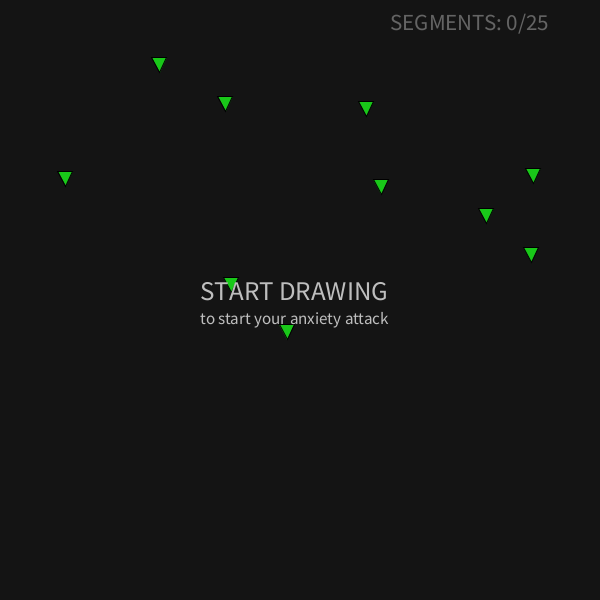
Frame 1 (no input)
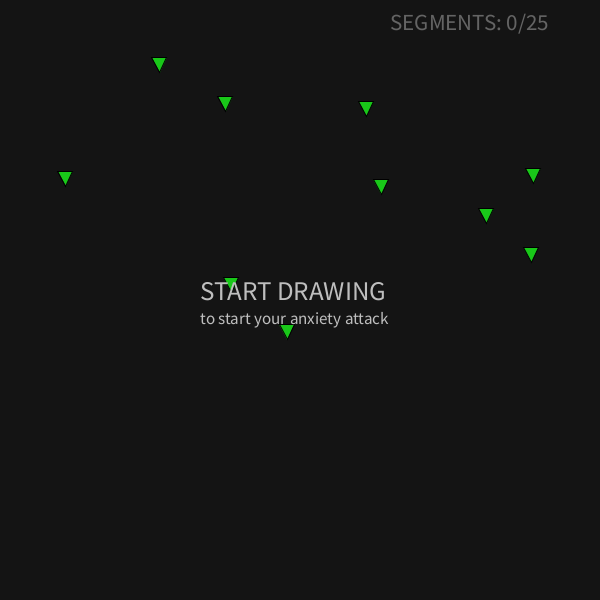
Frame 60 (the mouse pressed at the canvas centre just before this capture)
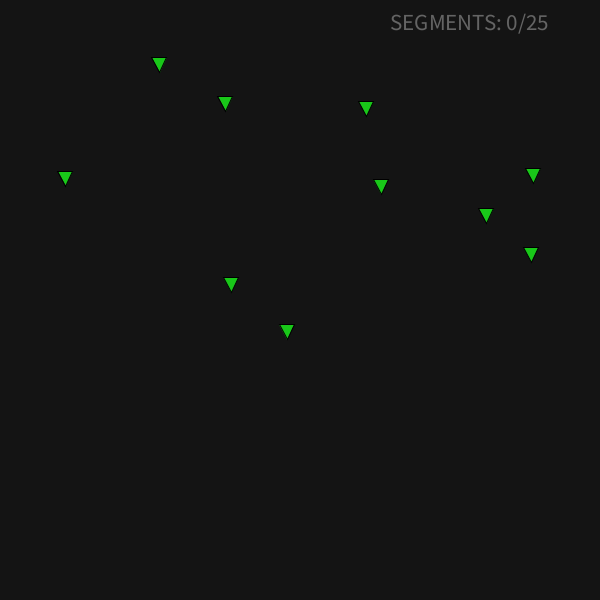
Frame 120 (the mouse held since frame 60 and released just before this capture)

The Processing sketch that drew these frames (run headless with seeded random() and noise(); from frame 60 on, the mouse is pressed at the canvas centre):

// Processing sketch: game01_v1
// ── game01_v1.pde
//long list of global variables
float gameTimer;
segment aSegment;
triangle aTriangle;
ArrayList segments;
ArrayList triangles;
PVector drawEnd, currentPos, dirVec, newEnd;
PVector adjustVec;
boolean newSegment;
int travelCount;
float travelSpeed;
float travelDist;
float accumulatedSpeed;
int segmentSize;
float characterX, characterY;
boolean you_are_dead;
float timerStart;
int segmentsMax;
int segmentsUsed;

void setup(){
  size(600,600);
  background(20,20,20);
  gameTimer = 0;
  newSegment = false;
  you_are_dead = false;
  drawEnd = new PVector(0,0,0); //first one starts at origin
  segments = new ArrayList();
  triangles = new ArrayList();
  travelCount = 0;
  travelSpeed = 0.06;
  accumulatedSpeed = 0;
  travelDist = 0;
  segmentSize = 40;
  characterX = 0;
  characterY = 0;
  frameRate(30);
  timerStart = 0;
  segmentsMax = 25;
  segmentsUsed = 0;
  
  for(int i=0;i<10;i++){
    aTriangle = new triangle();
    aTriangle.location = new PVector(random(50,550),random(50,550),0);
    aTriangle.visible = true;
    triangles.add(aTriangle);
  }
}


void draw(){
    
    
  
  
  if(you_are_dead==true){
    
    background(20,20,20);
    fill(255,0,0);
    textSize(22);
    text("YOU IS DEAD!", 230, 300); 
    
    if(timerStart==0){
      timerStart = millis();
    }else{
      if(millis()-timerStart>2000){  
        restartGame();
      }
    }
    
    
  }else{
    
    background(20,20,20);
    

  
    if(newSegment){
      
      //current pos
      currentPos = new PVector(mouseX,mouseY,0);
      
      //direction vector
      dirVec = PVector.sub(currentPos,drawEnd);
      dirVec.normalize();
      dirVec.setMag(segmentSize+1); 
      
      //adjusted direction vector
      adjustVec = PVector.sub(currentPos,drawEnd);
      adjustVec.normalize();
      adjustVec.setMag(segmentSize-2); 
      
      stroke(random(120,250),random(120,250),random(120,250));
      strokeWeight(5);
      line(drawEnd.x, drawEnd.y, drawEnd.x+dirVec.x, drawEnd.y+dirVec.y);
    }
    
    //draw segments 
    for(int i=0;i<segments.size();i++){
      segment getSeg = (segment) segments.get(i); //weird stuff? wtf java!
      getSeg.drawSegment();  
    }
    
    //draw triangles
    for(int i=0;i<triangles.size();i++){
      triangle getTri = (triangle) triangles.get(i); //weird stuff? wtf java!
      getTri.drawTriangle();  
    }
    
    
    //check intersect
    for(int i=0;i<segments.size();i++){
      segment segA = (segment) segments.get(i);
      for(int j=0;j<segments.size();j++){
        segment segB = (segment) segments.get(j);
        if(segB.visible==true && segA.visible==true){
          if( segIntersection(segA.startPt.x, segA.startPt.y, segA.endPt.x, segA.endPt.y, segB.startPt.x, segB.startPt.y, segB.endPt.x, segB.endPt.y) != null){
            println("INTERSECT, "+millis()); 
            you_are_dead = true;
          }
        }
      }
    }
    
  
    for(int i=0;i<segments.size();i++){
      segment seg = (segment) segments.get(i);
      if(seg.visible==true){
        if( (dist(mouseX,mouseY,0, seg.centerDot.x,seg.centerDot.y,0) < 20) && (i != segments.size()-1) ){
          fill(0,200,0);
          ellipse(seg.centerDot.x,seg.centerDot.y,10,10);
          break;
        }
      }
    }  
      
    
    //draw character on line
    if(segments.size()>2){
      segment onSegment = (segment) segments.get(travelCount);
      if(onSegment.visible == false){
        println("LINESEG, "+travelCount);
        you_are_dead = true;  
      }
      travelDist = segmentSize*accumulatedSpeed;
      accumulatedSpeed += travelSpeed;
      if(travelDist >= segmentSize){ //we have reached the end of this segment
        travelCount++;
        if(travelCount>segments.size()-1){
          println("LINEEND, "+travelCount);
          you_are_dead = true;          
        }
        accumulatedSpeed = 0;
        travelDist = 0;
      }else{
        characterX = (onSegment.normDirVec.x*travelDist) + onSegment.startPt.x;
        characterY = (onSegment.normDirVec.y*travelDist) + onSegment.startPt.y;
      }
      fill(255,0,0);
      ellipse(characterX,characterY,15,15);
      
      //check get triangle
      for(int i=0;i<triangles.size();i++){
        triangle getTri = (triangle) triangles.get(i); //weird stuff? wtf java!
        if(dist(getTri.location.x,getTri.location.y,characterX,characterY)<15){
          getTri.visible = false;
        }
      }
    }
    

    if(millis()-gameTimer<3500){
      fill(190);
      textSize(27);
      text("START DRAWING", 200, 300);   
      textSize(17);
      text("to start your anxiety attack", 200, 324);     
    }
    
    
    //used segments
    fill(100);
    textSize(23);
    text("SEGMENTS: "+segmentsUsed+"/"+segmentsMax, 390, 30); 
    

  
  }//end main draw  
}

void mousePressed(){
  if(mouseButton==LEFT){
    if(millis()-gameTimer>1500 && segmentsUsed!=segmentsMax){
      newSegment = true;
    } 
  }else if(mouseButton==RIGHT){
    for(int i=0;i<segments.size();i++){
      segment seg = (segment) segments.get(i);
      if( (dist(mouseX,mouseY,0, seg.centerDot.x,seg.centerDot.y,0) < 20) && (i != segments.size()-1) ){
        seg.visible = false;
        segmentsUsed--;
        break;
      }
    }
  }else{
    //do nothing
  }  
}

void mouseReleased(){
  if(mouseButton==LEFT){
    if(millis()-gameTimer>1500 && segmentsUsed!=segmentsMax){
      //determine the new end
      newEnd = new PVector(drawEnd.x+dirVec.x, drawEnd.y+dirVec.y, 0);
      //create segment
      aSegment = new segment();
      aSegment.startPt = new PVector(drawEnd.x,drawEnd.y,0);
      aSegment.endPt = new PVector(drawEnd.x+adjustVec.x, drawEnd.y+adjustVec.y, 0);
      aSegment.centerDot = new PVector( ((aSegment.startPt.x+aSegment.endPt.x)/2.0), ((aSegment.startPt.y+aSegment.endPt.y)/2.0) );
      aSegment.normDirVec = PVector.sub(aSegment.endPt,aSegment.startPt);
      aSegment.normDirVec.normalize();
      aSegment.col = color(random(120,250),random(120,250),random(120,250));
      aSegment.visible = true;
      segments.add(aSegment);
      drawEnd = new PVector(newEnd.x,newEnd.y,0);
      newSegment = false;
      segmentsUsed++;
    }
  }else if(mouseButton==RIGHT){
    //println("RIGHT pressed");
  }else{
    //do nothing
  }  
}


void mouseDragged(){
}
void mouseMoved(){
}



void restartGame(){
  newSegment = false;
  you_are_dead = false;
  drawEnd = new PVector(0,0,0); 
  segments = new ArrayList();
  triangles = new ArrayList();
  travelCount = 0;
  travelSpeed = 0.08;
  accumulatedSpeed = 0;
  travelDist = 0;
  segmentSize = 40;
  characterX = 0;
  characterY = 0;
  timerStart = 0;
  segmentsUsed = 0;
  gameTimer = millis();

  for(int i=0;i<10;i++){
    aTriangle = new triangle();
    aTriangle.location = new PVector(random(50,550),random(50,550),0);
    aTriangle.visible = true;
    triangles.add(aTriangle);
  }
}


//http://wiki.processing.org/w/Line-Line_intersection
PVector segIntersection(float x1, float y1, float x2, float y2, float x3, float y3, float x4, float y4) 
{ 
  float bx = x2 - x1; 
  float by = y2 - y1; 
  float dx = x4 - x3; 
  float dy = y4 - y3;
  float b_dot_d_perp = bx * dy - by * dx;
  if(b_dot_d_perp == 0) {
    return null;
  }
  float cx = x3 - x1;
  float cy = y3 - y1;
  float t = (cx * dy - cy * dx) / b_dot_d_perp;
  if(t < 0 || t > 1) {
    return null;
  }
  float u = (cx * by - cy * bx) / b_dot_d_perp;
  if(u < 0 || u > 1) { 
    return null;
  }
  return new PVector(x1+t*bx, y1+t*by);
}

// ── segment.pde
class segment {

  PVector startPt, endPt, centerDot, normDirVec;
  color col;
  boolean visible;
  
  void drawSegment(){
    if(visible==true){
      stroke(col);
      strokeWeight(5);
      line(startPt.x,startPt.y,endPt.x,endPt.y);
      noStroke();
      fill(255);
      ellipse(centerDot.x,centerDot.y,10,10);
    }
  }
}

// ── triangle.pde
class triangle {

  PVector location;
  boolean visible;
  
  void drawTriangle(){
    if(visible==true){
    
      fill(25,200,25);
      triangle(location.x,location.y,location.x+15,location.y,location.x+8,location.y+15); 
    
    }
  }
}
